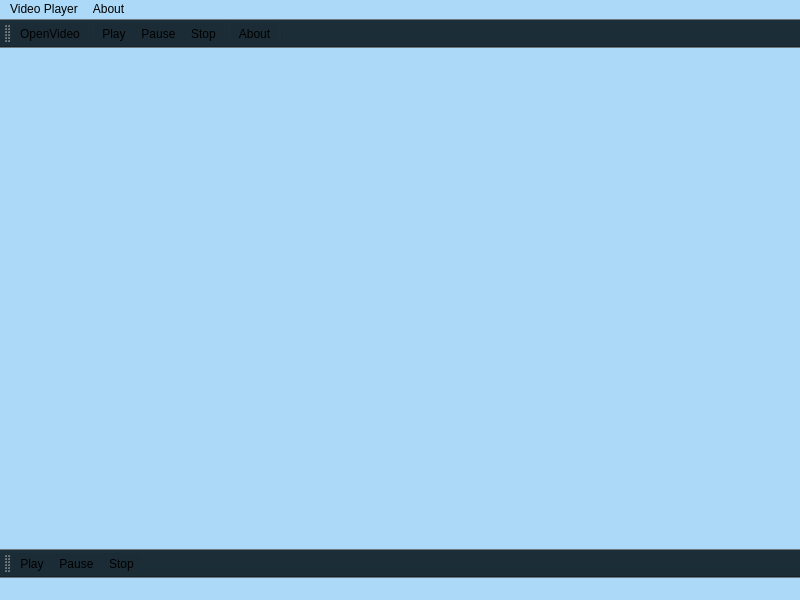
<?xml version="1.0" encoding="UTF-8"?>
<ui version="4.0">
 <class>VideoPlayer</class>
 <widget class="QMainWindow" name="VideoPlayer">
  <property name="geometry">
   <rect>
    <x>0</x>
    <y>0</y>
    <width>800</width>
    <height>600</height>
   </rect>
  </property>
  <property name="windowTitle">
   <string>Tutorial Player</string>
  </property>
  <property name="windowIcon">
   <iconset resource="resource.qrc">
    <normaloff>:/icons/videoicon.png</normaloff>:/icons/videoicon.png</iconset>
  </property>
  <property name="styleSheet">
   <string notr="true">background-color:#ABD9F7</string>
  </property>
  <widget class="QWidget" name="centralwidget"/>
  <widget class="QMenuBar" name="menubar">
   <property name="geometry">
    <rect>
     <x>0</x>
     <y>0</y>
     <width>800</width>
     <height>26</height>
    </rect>
   </property>
   <widget class="QMenu" name="menuVideo">
    <property name="title">
     <string>Video Player</string>
    </property>
    <addaction name="actionOpenVideo"/>
    <addaction name="separator"/>
    <addaction name="actionPlay"/>
    <addaction name="actionPause"/>
    <addaction name="actionStop"/>
   </widget>
   <widget class="QMenu" name="menuAbout">
    <property name="title">
     <string>About</string>
    </property>
    <addaction name="actionAbout"/>
   </widget>
   <addaction name="menuVideo"/>
   <addaction name="menuAbout"/>
  </widget>
  <widget class="QStatusBar" name="statusbar"/>
  <widget class="QToolBar" name="toolBar">
   <property name="windowTitle">
    <string>toolBar</string>
   </property>
   <property name="styleSheet">
    <string notr="true">background-color:#1B2C36</string>
   </property>
   <attribute name="toolBarArea">
    <enum>TopToolBarArea</enum>
   </attribute>
   <attribute name="toolBarBreak">
    <bool>false</bool>
   </attribute>
   <addaction name="actionOpenVideo"/>
   <addaction name="separator"/>
   <addaction name="actionPlay"/>
   <addaction name="actionPause"/>
   <addaction name="actionStop"/>
   <addaction name="separator"/>
   <addaction name="actionAbout"/>
   <addaction name="separator"/>
  </widget>
  <widget class="QToolBar" name="toolBar_2">
   <property name="windowTitle">
    <string>toolBar_2</string>
   </property>
   <property name="styleSheet">
    <string notr="true">background-color:#1B2C36</string>
   </property>
   <attribute name="toolBarArea">
    <enum>BottomToolBarArea</enum>
   </attribute>
   <attribute name="toolBarBreak">
    <bool>false</bool>
   </attribute>
   <addaction name="actionPlay"/>
   <addaction name="actionPause"/>
   <addaction name="actionStop"/>
  </widget>
  <action name="actionOpenVideo">
   <property name="icon">
    <iconset resource="resource.qrc">
     <normaloff>:/icons/folder.png</normaloff>:/icons/folder.png</iconset>
   </property>
   <property name="text">
    <string>OpenVideo</string>
   </property>
   <property name="toolTip">
    <string>OpenVideo</string>
   </property>
  </action>
  <action name="actionPlay">
   <property name="icon">
    <iconset resource="resource.qrc">
     <normaloff>:/icons/play.png</normaloff>:/icons/play.png</iconset>
   </property>
   <property name="text">
    <string>Play</string>
   </property>
   <property name="toolTip">
    <string>Play</string>
   </property>
  </action>
  <action name="actionPause">
   <property name="icon">
    <iconset resource="resource.qrc">
     <normaloff>:/icons/pause.png</normaloff>:/icons/pause.png</iconset>
   </property>
   <property name="text">
    <string>Pause</string>
   </property>
   <property name="toolTip">
    <string>Pause</string>
   </property>
  </action>
  <action name="actionStop">
   <property name="icon">
    <iconset resource="resource.qrc">
     <normaloff>:/icons/stop.png</normaloff>:/icons/stop.png</iconset>
   </property>
   <property name="text">
    <string>Stop</string>
   </property>
   <property name="toolTip">
    <string>Stop</string>
   </property>
  </action>
  <action name="actionAbout">
   <property name="icon">
    <iconset resource="resource.qrc">
     <normaloff>:/icon2/information.png</normaloff>:/icon2/information.png</iconset>
   </property>
   <property name="text">
    <string>About</string>
   </property>
   <property name="toolTip">
    <string>About</string>
   </property>
  </action>
 </widget>
 <resources>
  <include location="resource.qrc"/>
 </resources>
 <connections/>
</ui>
